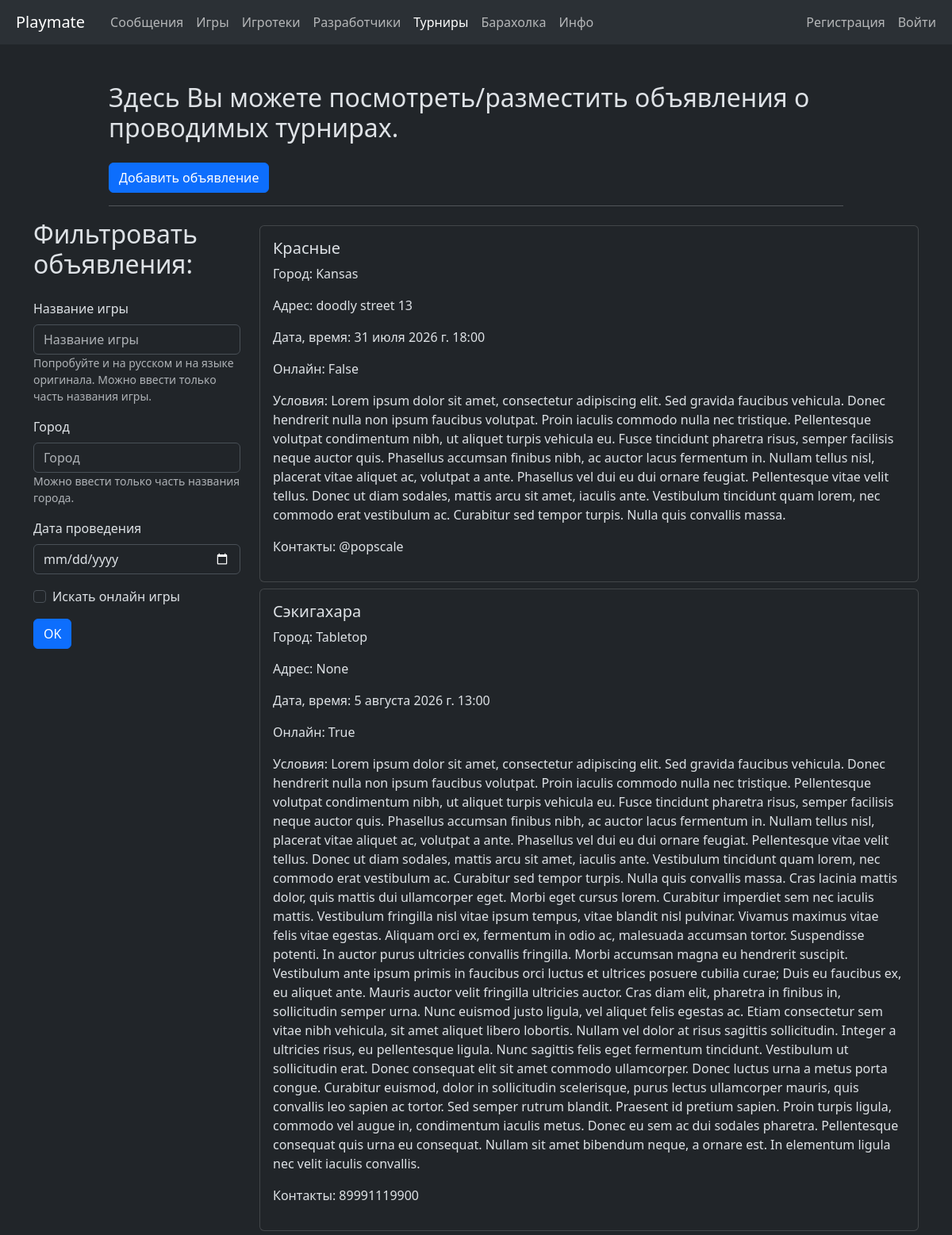
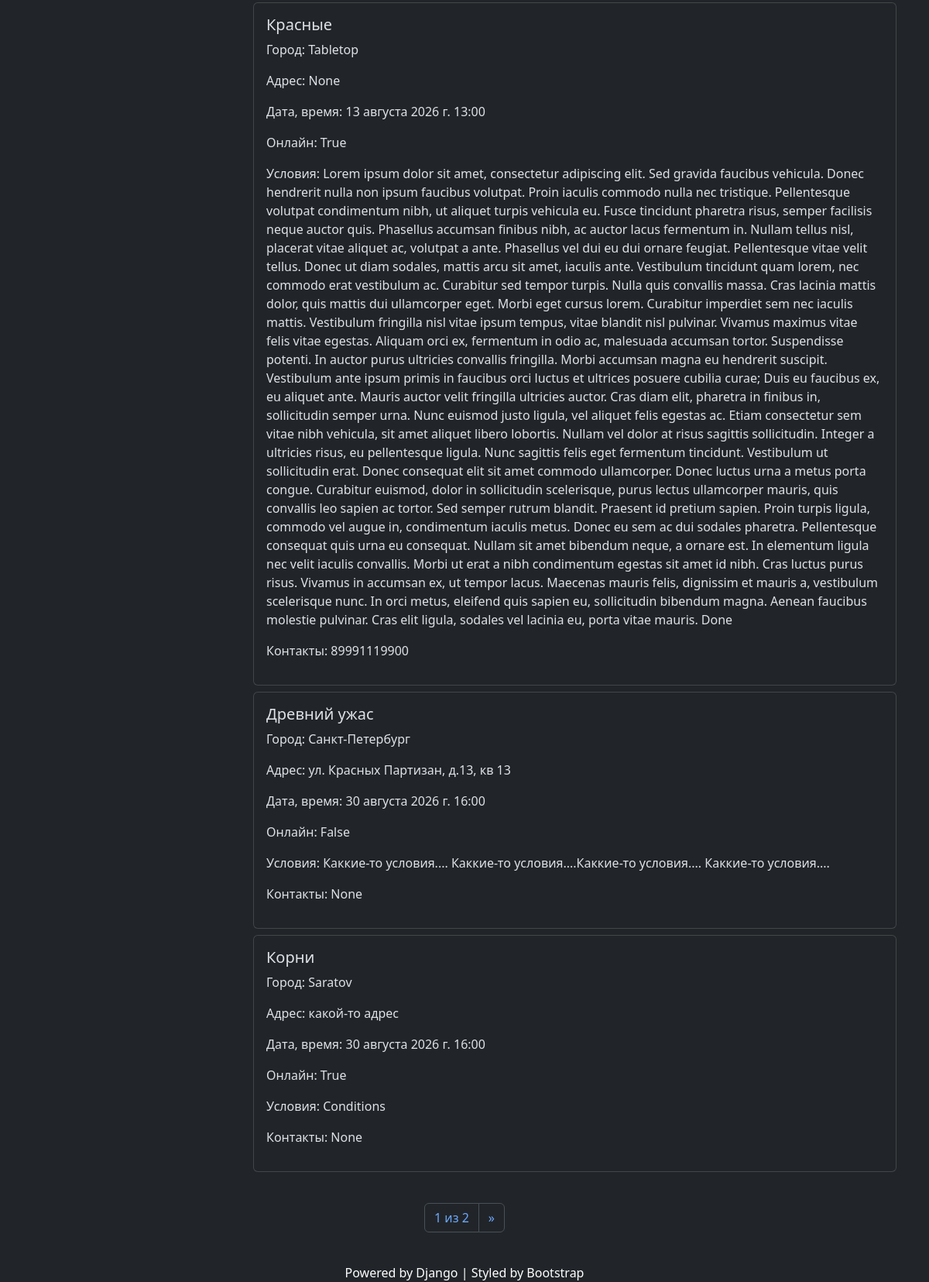
/main_app/tournament_announcements/, run on the app's committed database (2 pictures, top to bottom).
### main_app/models.py (models this page shows, shortened)
class Announcement(models.Model):
    city = models.CharField(verbose_name='Город',
                            help_text='Если игра будет онлайн укажите площадку, например: Tabletop',
                            max_length=100,
                            blank = True,
                            null = True,
                            db_index=True)
    address = models.CharField(verbose_name='Адрес мероприятия',
                               help_text='Пропустите это поле, если игра будет онлайн',
                               max_length=200,
                               blank=True,
                               null=True)
    is_online = models.BooleanField(verbose_name='Онлайн мероприятие',
                                    help_text='Поставьте галочку, если игра будет онлайн',
                                    default=False)
    contact = models.CharField(verbose_name='Контакты',
                               help_text='Укажите контакты для связи',
                               max_length=200,
                               blank=True,
                               null=True)
    date = models.DateTimeField(verbose_name='Дата и время проведения мероприятия',
                                help_text='Формат ГГГГ-ММ-ДД ЧЧ:ММ',
                                blank=False,
                                null=False)
    created_at = models.DateTimeField(auto_now_add=True)
    class Meta:
        abstract = True

class TournamentAnnouncement(Announcement):
    boardgame = models.ForeignKey(BoardGame,
                                  verbose_name='Настолка',
                                  help_text='Если в выборе нет нужной игры - создайте ее, пожалуйста ("Игры" в '
                                            'главном меню). Эту Вселенную делаете Вы ))',
                                  on_delete=models.CASCADE,
                                  blank=False,
                                  null=False)
    conditions = models.TextField(verbose_name='Условия проведения турнира',
                                  blank=False,
                                  null=False)
    created_by = models.ForeignKey(User,
                                   on_delete=models.CASCADE,
                                   null=False,
                                   related_name='tour_ann')
    class Meta:
        verbose_name = "Анонс турнира"
        verbose_name_plural = "Анонсы турниров"
        ordering = ['date']

class BoardGame(models.Model):
    title = models.CharField(verbose_name='Название игры',
                             blank=False,
                             null=False,
                             max_length=100)
    url_tesera = models.URLField(verbose_name='Ссылка на игру на сайте tesera.ru',
                                 blank=True,
                                 null=True,
                                 max_length=200)
    url_bgg = models.URLField(verbose_name='Ссылка на игру на сайте boardgamegeek.com',
                              blank=True,
                              null=True,
                              max_length=100)
    created_at = models.DateTimeField(auto_now_add=True)
    updated_at = models.DateTimeField(auto_now=True)
    created_by = models.ForeignKey(User,
                                   related_name='created_games',
                                   on_delete=models.SET_NULL,
                                   null=True)
    players= models.ManyToManyField(User,
                                    related_name='liked_games')
    class Meta:
        indexes = [
            models.Index(fields=['title'])
        ]
        ordering = ['title']
        verbose_name = 'Настолка'
        verbose_name_plural = 'Настолки'

### main_app/views.py (the view)
class TournamentAnnouncementsView(ListView):
    model = TournamentAnnouncement
    template_name = 'main_app/tournament_announcements.html'
    context_object_name = 'tournament_announcements'
    paginate_by = 5
    def get_context_data(self, **kwargs):
        context = super().get_context_data(**kwargs)
        context['form'] = TournamentAnnouncementFilterForm()
        return context
    def get_queryset(self):
        queryset = TournamentAnnouncement.objects.select_related('boardgame', 'created_by').all()
        game = self.request.GET.get('game')
        city = self.request.GET.get('city')
        date = self.request.GET.get('date')
        is_online = self.request.GET.get('is_online')
        if game:
            queryset = queryset.filter(boardgame__title__icontains=game.lower())
        if city:
            queryset = queryset.filter(city__icontains=city.lower())
        if date:
            queryset = queryset.filter(date__date=date)
        if is_online:
            queryset = queryset.filter(is_online=True)
        return queryset

### main_app/forms.py
class TournamentAnnouncementFilterForm(forms.Form):
    game = forms.CharField(label='Название игры',
                           help_text='Попробуйте и на русском и на языке оригинала. '
                                     'Можно ввести только часть названия игры.',
                           max_length=100,
                           strip=True,
                           required=False)
    city = forms.CharField(label='Город',
                           help_text='Можно ввести только часть названия города.',
                           max_length=100,
                           strip=True,
                           required=False)
    date = forms.DateField(label='Дата проведения',
                           required=False,
                           widget=forms.DateInput(attrs={'type': 'date'}))
    is_online = forms.BooleanField(label='Искать онлайн игры',
                                   required=False)

### main_app/templatetags/active_page.py (called while the page is built)
@register.simple_tag
def active_url(request, path_name, *args, **kwargs):
    try:
        url = reverse(path_name, args=args, kwargs=kwargs)
        if url == request.path:
            return 'active'
    except NoReverseMatch:
        pass
    return ''

### templates/main_app/tournament_announcements.html (shortened to what this page needs)
{% extends 'base.html' %}
{% load django_bootstrap5 %}
{% block content %}
<div class="container-sm mt-5">
    <div class="row justify-content-center">
        <div class="col col-lg-10">
            <h2 class="mb-4">Здесь Вы можете посмотреть/разместить объявления о проводимых турнирах.</h2>
            <a href="{% url 'main:create_tournament_ann' %}" class="btn btn-primary">Добавить объявление</a>
            <hr>
        </div>
    </div>
    <div class="row justify-content-center">
        <div class="col-lg-3">
            <h2 class="mb-4">Фильтровать объявления:</h2>
            <form method="get" class="form">
                {% bootstrap_form form %}
                {% bootstrap_button button_type='submit' content='OK' %}
            </form>
        </div>
        <div class="col-lg-9">
            {% for ann in tournament_announcements %}
                <div class="card mt-2">
                    <div class="card-body">
                        <h5 class="card-title">{{ ann.boardgame.title|capfirst }}</h5>
                        <div class="card-text">
                            <p>Город: {{ ann.city|capfirst }}</p>
                            <p>Адрес: {{ ann.address }}</p>
                            <p>Дата, время: {{ ann.date }}</p>
                            <p>Онлайн: {{ ann.is_online }}</p>
                            <p>Условия: {{ ann.conditions }}</p>
                            <p>Контакты: {{ ann.contact }}</p>
                        </div>
                    </div>
                </div>
            {% empty %}
                <p>Пока объявлений нет.</p>
            {% endfor %}
        </div>
    </div>
</div>
{% endblock %}

### data on the page
TournamentAnnouncement: boardgame "Красные", city "Kansas", address "doodly street 13", date "31 июля 2026 г. 18:00", is_online "False", conditions "Lorem ipsum dolor sit amet, consectetur adipiscing elit. Sed gravida faucibus vehicula. Donec hendrerit nulla non ipsum faucibus volutpat. Proin iaculis commodo nulla nec tristique. Pellentesque volutpat condimentum nibh, ut aliquet turpis vehicula eu. Fusce tincidunt pharetra risus, semper facilisis neque auctor quis. Phasellus accumsan finibus nibh, ac auctor lacus fermentum in. Nullam tellus nisl, placerat vitae aliquet ac, volutpat a ante. Phasellus vel dui eu dui ornare feugiat. Pellentesque vitae velit tellus. Donec ut diam sodales, mattis arcu sit amet, iaculis ante. Vestibulum tincidunt quam lorem, nec commodo erat vestibulum ac. Curabitur sed tempor turpis. Nulla quis convallis…", contact "@popscale"
TournamentAnnouncement: boardgame "Сэкигахара", city "Tabletop", address "None", date "5 августа 2026 г. 13:00", is_online "True", conditions "Lorem ipsum dolor sit amet, consectetur adipiscing elit. Sed gravida faucibus vehicula. Donec hendrerit nulla non ipsum faucibus volutpat. Proin iaculis commodo nulla nec tristique. Pellentesque volutpat condimentum nibh, ut aliquet turpis vehicula eu. Fusce tincidunt pharetra risus, semper facilisis neque auctor quis. Phasellus accumsan finibus nibh, ac auctor lacus fermentum in. Nullam tellus nisl, placerat vitae aliquet ac, volutpat a ante. Phasellus vel dui eu dui ornare feugiat. Pellentesque vitae velit tellus. Donec ut diam sodales, mattis arcu sit amet, iaculis ante. Vestibulum tincidunt quam lorem, nec commodo erat vestibulum ac. Curabitur sed tempor turpis. Nulla quis convallis…", contact "89991119900"
TournamentAnnouncement: boardgame "Красные", city "Tabletop", address "None", date "13 августа 2026 г. 13:00", is_online "True", conditions "Lorem ipsum dolor sit amet, consectetur adipiscing elit. Sed gravida faucibus vehicula. Donec hendrerit nulla non ipsum faucibus volutpat. Proin iaculis commodo nulla nec tristique. Pellentesque volutpat condimentum nibh, ut aliquet turpis vehicula eu. Fusce tincidunt pharetra risus, semper facilisis neque auctor quis. Phasellus accumsan finibus nibh, ac auctor lacus fermentum in. Nullam tellus nisl, placerat vitae aliquet ac, volutpat a ante. Phasellus vel dui eu dui ornare feugiat. Pellentesque vitae velit tellus. Donec ut diam sodales, mattis arcu sit amet, iaculis ante. Vestibulum tincidunt quam lorem, nec commodo erat vestibulum ac. Curabitur sed tempor turpis. Nulla quis convallis…", contact "89991119900"
TournamentAnnouncement: boardgame "Древний ужас", city "Санкт-Петербург", address "ул. Красных Партизан, д.13, кв 13", date "30 августа 2026 г. 16:00", is_online "False", conditions "Каккие-то условия.... Каккие-то условия....Каккие-то условия.... Каккие-то условия....", contact "None"
TournamentAnnouncement: boardgame "Корни", city "Saratov", address "какой-то адрес", date "30 августа 2026 г. 16:00", is_online "True", conditions "Conditions", contact "None"

### other printed values
{{ page_obj.number }} "1"
{{ page_obj.paginator.num_pages }} "2"
